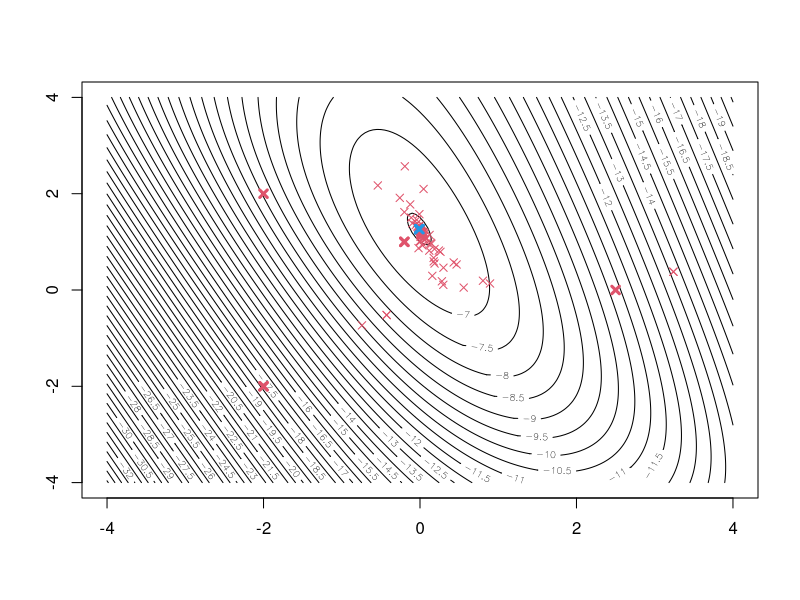
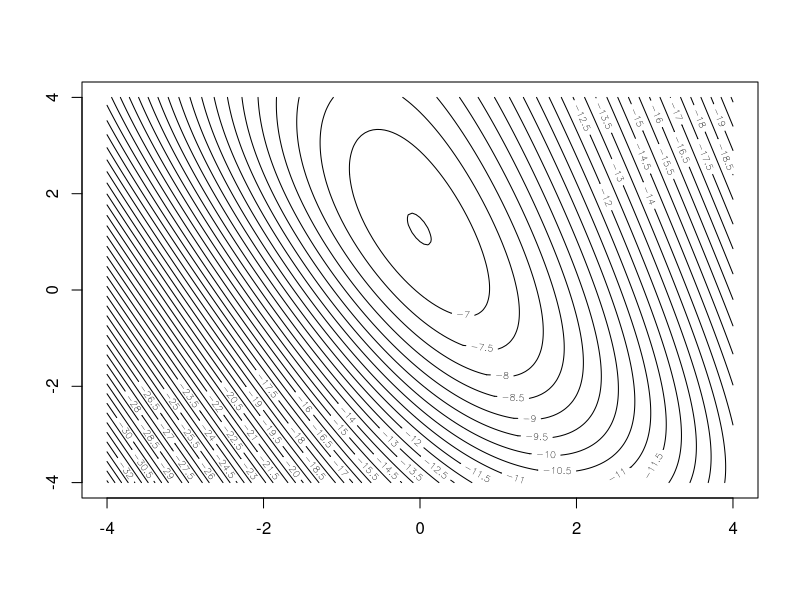

Write the R code that produced these figures, in order.
x <- c(0,0,0,0.1,0.1,0.3,0.3,0.9,0.9,0.9)
y <- c(0,0,1,0,1,1,1,0,1,1)

# The function g to be maximised, partial derivatives dg1, dg2, and gradient
g <- function(beta)
{
  beta0 <- beta[1]
  beta1 <- beta[2]
  
  p <- 1 / (1 + exp(-(beta0 + beta1 * x)))  # logistic regression
  
  log_likelihood <- sum(y * log(p) + (1 - y) * log(1 - p))
  
  return(log_likelihood)
}


gradient <- function(beta)
{
  beta0 <- beta[1]
  beta1 <- beta[2]
  
  p <- 1 / (1 + exp(-(beta0 + beta1 * x)))
  
  grad_beta0 <- sum(y - p)
  grad_beta1 <- sum((y - p) * x)
  
  return(c(grad_beta0, grad_beta1))
}


# Produce a contour plot; define first a grid where function is evaluated
x1grid <- seq(-4, 4, by=0.05)
x2grid <- seq(-4, 4, by=0.05)
dx1 <- length(x1grid)
dx2 <- length(x2grid)
dx  <- dx1*dx2
gx  <- matrix(rep(NA, dx), nrow=dx1)
for (i in 1:dx1)
  for (j in 1:dx2)
  {
    gx[i,j] <- g(c(x1grid[i], x2grid[j]))
  }
mgx <- matrix(gx, nrow=dx1, ncol=dx2)
contour(x1grid, x2grid, mgx, nlevels=50)  # Note: For other functions g, you might need to choose another nlevels-value to get a good impression of the function 

#Steepest ascent function:

# TODO: ensure five digits precision
steepestasc <- function(x0, eps=1e-10, alpha0=1, factor=0.5)
{
  func_evals <- 0
  grad_evals <- 0
  xt   <- x0
  conv <- 999
  points(xt[1], xt[2], col=2, pch=4, lwd=3)
  while(conv>eps)
  {
    alpha <- alpha0
    xt1   <- xt
    xt    <- xt1 + alpha*gradient(xt1)
    grad_evals <- grad_evals + 1
    
    while (g(xt)<g(xt1))
    {
      func_evals <- func_evals + 2 # for the two evals in while condition
      
      # adjust alpha by given factor
      alpha <- alpha*factor
      
      xt    <- xt1 + alpha*gradient(xt1)
      grad_evals <- grad_evals + 1
    }
    func_evals <- func_evals + 2 # for the two evals in while condition that broke the loop
    
    points(xt[1], xt[2], col=2, pch=4, lwd=1)
    conv <- sum((xt-xt1)*(xt-xt1))
  }
  points(xt[1], xt[2], col=4, pch=4, lwd=3)
  
  cat("Function evaluations:", func_evals, "\n")
  cat("Gradient evaluations:", grad_evals, "\n")
  
  xt
}

# according to gentle:
# "For a function whose contours are ellipses, as the function in Exercise 6.10
# (page 302), for example, the steepest descent steps will zigzag toward the solution" (p. 265)


steepestasc(c(-2, -2))
steepestasc(c(-2, -2), factor=0.4)
steepestasc(c(-2, 2))
steepestasc(c(2.5, 0))
steepestasc(c(-0.2, 1))
steepestasc(c(-0.2, 1), factor=0.4)
contour(x1grid, x2grid, mgx, nlevels=50)


## task c.


optim(c(-0.2, 1), g, gr=gradient, method="BFGS", control=list(fnscale=-1)) # use fnscale to maximize

optim(c(-0.2, 1), g, method="Nelder-Mead",control=list(fnscale=-1))


## d. use glm

model <- glm(y ~ x, family="binomial")
model$iter # the number of iterations of IWLS used.
model$coefficients
